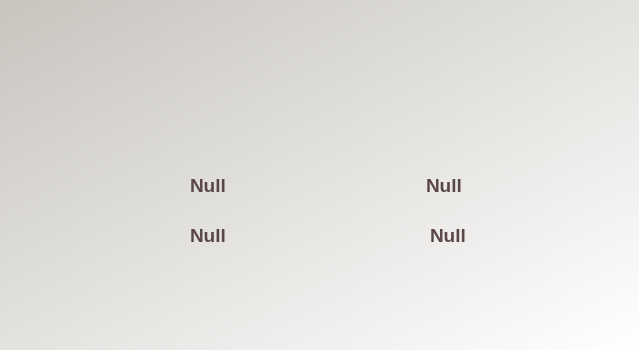
<?xml version="1.0" encoding="UTF-8"?>
<ui version="4.0">
 <class>Dialog</class>
 <widget class="QDialog" name="Dialog">
  <property name="geometry">
   <rect>
    <x>0</x>
    <y>0</y>
    <width>639</width>
    <height>350</height>
   </rect>
  </property>
  <property name="windowTitle">
   <string>Dialog</string>
  </property>
  <property name="styleSheet">
   <string notr="true">QDialog#Dialog{
background-color:qlineargradient(spread:pad, x1:0.005, y1:0, x2:1, y2:1, stop:0 rgba(200, 197, 191, 255), stop:1 rgba(255, 255, 255, 255))}</string>
  </property>
  <widget class="QLabel" name="lblOxygenLevel">
   <property name="geometry">
    <rect>
     <x>190</x>
     <y>220</y>
     <width>61</width>
     <height>31</height>
    </rect>
   </property>
   <property name="styleSheet">
    <string notr="true">color: #594646;</string>
   </property>
   <property name="text">
    <string>&lt;html&gt;&lt;head/&gt;&lt;body&gt;&lt;p&gt;&lt;span style=&quot; font-size:14pt; font-weight:600;&quot;&gt;Null&lt;/span&gt;&lt;/p&gt;&lt;/body&gt;&lt;/html&gt;</string>
   </property>
  </widget>
  <widget class="QLabel" name="lblHeartRate">
   <property name="geometry">
    <rect>
     <x>190</x>
     <y>170</y>
     <width>61</width>
     <height>31</height>
    </rect>
   </property>
   <property name="styleSheet">
    <string notr="true">color: #594646;</string>
   </property>
   <property name="text">
    <string>&lt;html&gt;&lt;head/&gt;&lt;body&gt;&lt;p&gt;&lt;span style=&quot; font-size:14pt; font-weight:600;&quot;&gt;Null&lt;/span&gt;&lt;/p&gt;&lt;/body&gt;&lt;/html&gt;</string>
   </property>
  </widget>
  <widget class="QLabel" name="lblRoomTemp">
   <property name="geometry">
    <rect>
     <x>430</x>
     <y>220</y>
     <width>61</width>
     <height>31</height>
    </rect>
   </property>
   <property name="styleSheet">
    <string notr="true">color: #594646;</string>
   </property>
   <property name="text">
    <string>&lt;html&gt;&lt;head/&gt;&lt;body&gt;&lt;p&gt;&lt;span style=&quot; font-size:14pt; font-weight:600;&quot;&gt;Null&lt;/span&gt;&lt;/p&gt;&lt;/body&gt;&lt;/html&gt;</string>
   </property>
  </widget>
  <widget class="QLabel" name="lblBodyTemp">
   <property name="geometry">
    <rect>
     <x>426</x>
     <y>170</y>
     <width>61</width>
     <height>31</height>
    </rect>
   </property>
   <property name="styleSheet">
    <string notr="true">color: #594646;</string>
   </property>
   <property name="text">
    <string>&lt;html&gt;&lt;head/&gt;&lt;body&gt;&lt;p&gt;&lt;span style=&quot; font-size:14pt; font-weight:600;&quot;&gt;Null&lt;/span&gt;&lt;/p&gt;&lt;/body&gt;&lt;/html&gt;</string>
   </property>
  </widget>
 </widget>
 <resources/>
 <connections/>
</ui>
